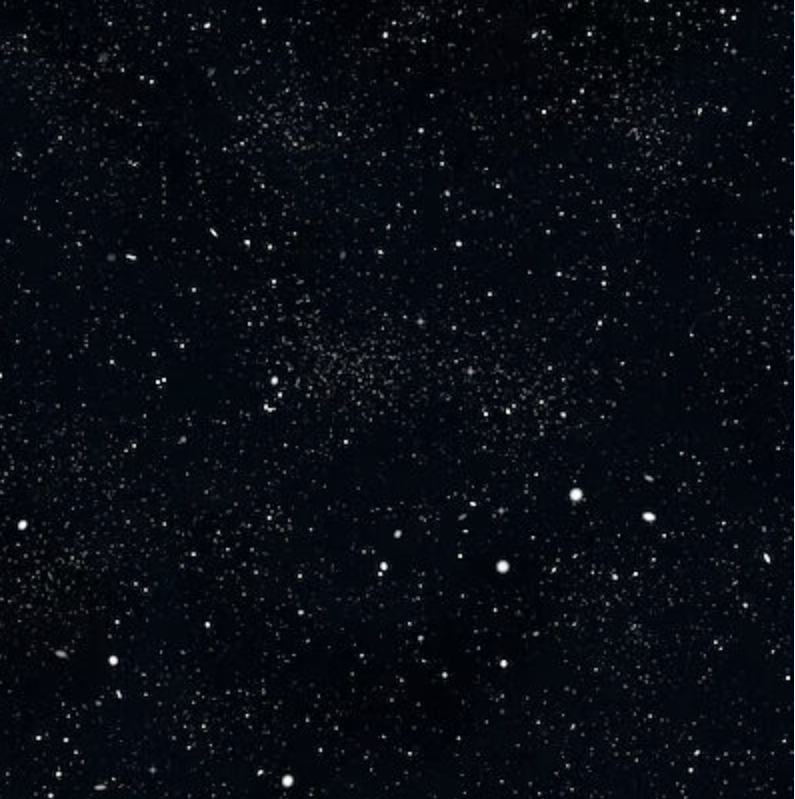
#> input picture FOND_CIEL.png, 795 x 799 px
$ python comete_syst.py
#> lines starting #> are read from the running program, lines starting #| are printed output that depends on the picture
### RESOL_2D.py
import numpy as np
import random
from scipy.integrate import solve_ivp

##################################### Donéees####################################
# constante gravitationnelle adaptée aux ua et aux années
G = ((6.67428E-11)*(1/149597870700)**3)*(365.25*24*3600)**(2)

# distance résiduelles (pour éviter de diviser par 0)
e = 1E-2
#################################################################################

# Système différentiel à résoudre


def syst_diff(t, Veck, Nb_corps, Mass_corps):
    """int,list,int,int list-> float np.array
    transforme position et vitesse en vitesse et accélération
    application des lois fondamentales de la physique"""
#> called with t = 0, Veck = array of shape (40,), Nb_corps = 10, Mass_corps = array of shape (10,)
    # Yk correspond aux positions à l'instant k sous la forme [pos masse 1, pos masse 2,vitesse masse 1, vitesse masse 2]
    vitesse = [Veck[i] for i in range(2*Nb_corps, 4*Nb_corps)]
    acceleration = []
    # acceleration = [0 for _ in range(2*N)]
    # X1, Y1, X2, Y2 = [Yk[i] for i in range(2*N)]
    for i in range(Nb_corps):
        ax = 0
        ay = 0
        for j in range(Nb_corps):
            if j != i:
                projx = Veck[2*i]-Veck[2*j]
                projy = Veck[2*i+1]-Veck[2*j+1]
                dist = ((Veck[2*j]-Veck[2*i])**2 +
                        (Veck[2*j+1]-Veck[2*i+1])**2)**(3/2)+e
                # Somme toute les contributions sur x
                ax += Mass_corps[j]*projx/dist
                # Somme toute les contributions sur y
                ay += Mass_corps[j]*projy/dist
        acceleration.append(ax*(-G))
        acceleration.append(ay*(-G))
    # Vecteur sous la forme [vxm1, vym1,vxm2, vym2,axm1, aym1,axm2, aym2]
    VeckDer = np.append(vitesse, acceleration)
    return VeckDer  # retourne le vecteur dérivé du vecteur Veck


def resolution(V0, time_max, nb_values, Nb_corps, Mass_corps):
    """int list, int,int,int,int->bunch object with the foolowing fields defined: t=ndarray,shape
    y:ndarray,shape
    ...
    résoud le système diff"""
    t = np.linspace(0, time_max, nb_values)
    # Solution du système différentiel
    solution = solve_ivp(
        syst_diff, [t[0], t[-1]], V0, t_eval=t, args=(Nb_corps, Mass_corps))
    return (solution)


################# TEST#################################
tf = 10
nb_valeurs = 500
N = 12
m = np.random.uniform(1E27, 1E30, N)
rint_pos = 5
pos0 = np.random.uniform(-rint_pos, rint_pos, 2*N)
rint_vit = 1
vit0 = np.random.uniform(-rint_vit, rint_vit, 2*N)
V0 = np.append(pos0, vit0)  # Vecteur à l'instant 0
#####################################################

# print(resolution(V0,tf,nb_valeurs,N,m))

### comete_syst.py
from RESOL_2D import resolution
import matplotlib.colors as mcolo
import matplotlib.image as mpimg
from scipy.integrate import solve_ivp
from matplotlib import animation
import matplotlib.pyplot as plt
import numpy as np
import random
from matplotlib.widgets import Slider
import math


def Anim_2D_comete(V0, time_max, nb_values, Nb_corps, Mass_corps):
    """int np.array,int,int,int,int-> matplolib object
    renvoie une simulation du système solaire avec les paramètres considérés"""

    # couleurs des planètes
    colors_p = ['#FCE570', '#8c8c94', '#ebe0c6', '#6b93d6', '#c67b5c', '#d8ca9d',
                '#c4b08b', '#d1e7e7', '#5b5ddf', 'blue']  # liste couleurs de nos planètes

    solution = resolution(V0, time_max, nb_values, Nb_corps, Mass_corps)

    long_train = 1000  # taille de la trainée

    fig = plt.figure()  # création de la figure et des axes
    axes = plt.axes()

    # on calcule la taille de la fenêtre d'affichage

    x0min = min(V0[0:2*Nb_corps:2])
    x0max = max(V0[0:2*Nb_corps:2])
    y0min = min(V0[1:2*Nb_corps:2])
    y0max = max(V0[1:2*Nb_corps:2])

    borne0 = max(abs(x0min), abs(x0max), abs(y0min), abs(y0max))

    axes.set_xlim(-borne0*1.1, 1.1*borne0)
    axes.set_ylim(-borne0*1.1, 1.1*borne0)
    axzoom = plt.axes([0.87, 0.1, 0.02, 0.6])

    szoom = Slider(axzoom, 'Zoom', 0, 100,
                   valinit=1, orientation='vertical', valstep=[n for n in range(1, 101)])  # création d'un curseur pour zoomer dans la simulation

    def MAJ_zoom(val):
        lim = 1.1*borne0
        new_lim = lim/szoom.val
        axes.set_xlim(-new_lim, new_lim)
        axes.set_ylim(-new_lim, new_lim)
        fig.canvas.draw_idle()
    szoom.on_changed(MAJ_zoom)

    plt.xlabel("x (UA)")
    plt.ylabel("y (UA)")

    def anim(k):
        for j in range(Nb_corps-1):
            # distance entre l'astre et le soleil pour rendre la longueur de la trainée proportionnelle
            dist_sol = math.ceil(
                (solution.y[2*j, k]**2+solution.y[2*j+1, k]**2)**(1/2))
            # permet de tracer les points avec la trainé en traçant la ligne( trainée proportionnelle à la distance au soleil)
            lignes[j].set_data([solution.y[2*j, k:max(1, k-(long_train*dist_sol**2)):-1]],
                               [solution.y[2*j+1, k:max(1, k-(long_train*dist_sol**2)):-1]])
        j = Nb_corps-1
        lignes[j].set_data([solution.y[2*j, k:0:-1]],
                           [solution.y[2*j+1, k:0:-1]])
        plt.title("Système solaire à t = " +
                  str(round(solution.t[k], 1)) + " ans", x=-15, y=1.35)

    lignes = [axes.plot([], [], "o-", markersize=10, markevery=10000, color=colors_p[0], lw=1)[0]]+[axes.plot([], [], "o-", markersize=4, markevery=1000000, color=colors_p[i], lw=1,)[0]
                                                                                                    for i in range(1, Nb_corps-1)]+[axes.plot([], [], "o--", markersize=4, markevery=1000000, color=colors_p[Nb_corps-1], lw=1)[0]]  # couleur de chaque planète
    saut = 10000  # sauter des frames pour accélérer l'animation
    anim2D = animation.FuncAnimation(
        fig, anim, frames=[k for k in range(0, nb_valeurs, saut)], interval=1, blit=False, cache_frame_data=False)
    img_path = "FOND_CIEL.png"
    img_fond = mpimg.imread(img_path)
#> img_fond is the input picture: shape (799, 795, 4) float32; mean R, G, B, A 0.0336, 0.0484, 0.0731, 1
    # affichage image de fond
    axes.imshow(img_fond, extent=[-1.1*borne0,
                1.1*borne0, -1.1*borne0, 1.1*borne0])

    plt.legend(lignes, ['Soleil', 'Mercure', 'Venus', 'Terre',
               'Mars', 'Jupiter', 'Saturne', 'Uranus', 'Neptune', 'comète'], bbox_to_anchor=(-35, 0, 0.5, 1))  # affichage de la légende
    '''
    ############################# Enregistrement GIF####################################
    writergif = animation.PillowWriter(fps=30)
    anim2D.save("./comete.gif", writer=writergif)
    ####################################################################################
    '''

    plt.show()
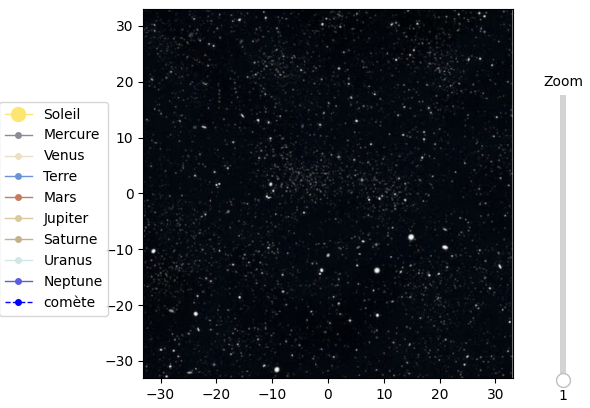
#> figure drawn by matplotlib, 2 panels
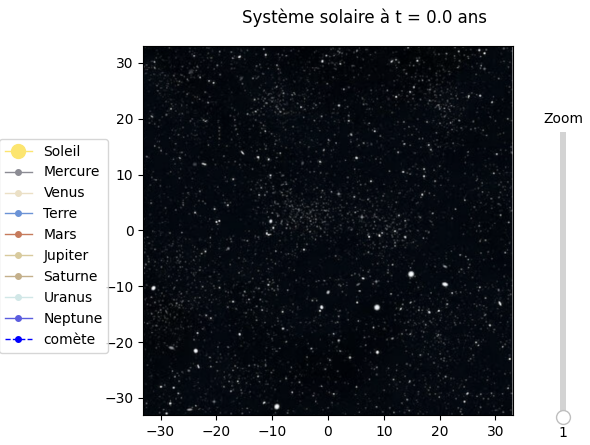
#> figure drawn by matplotlib, 2 panels
    return


################# TEST#################################
tf = 80
nb_valeurs = 1000000

msol = np.array([1.9891e30, 3.302e23, 4.8685e24, 5.9736e24,
                 6.4185e23, 1.8986e27, 5.6846e26, 8.6810e25, 1.0243e26])
c = 1E14
m = np.append(msol, c)
N = len(m)
pos0sol = np.array([0, 0, 3.52236e10, -4.5987e10, 0, 1.08208930e11, -1.495978875e11, 0, 0, -2.27936637e11,
                    7.78412027e11, 0, 0, 1.421179772e12, -2.876679082e12, 0, 0, -4.503443661e12])

pos0sol = pos0sol*(1/149597870700)
# changment d'unité
pc = np.array([0.5, 0.5])
pos0 = np.append(pos0sol, pc)
vit0sol = np.array([0, 0, 3.08175e4, 2.686828e4, -3.502e4, 0, 0, -29291, 24077,
                    0, 0, 13057.2, -9644.6, 0, 0, -6.81e3, 5431.7, 0])
vit0sol = vit0sol*(365.25*24*3600)*(1/149597870700)  # changment d'unité
theta = np.arctan(pc[0]/pc[1])
norme_vit = 10.43
vit_com = np.array([-np.cos(theta), np.sin(theta)])*norme_vit
vit0 = np.append(vit0sol, vit_com)
V0 = np.append(pos0, vit0)  # Vecteur à l'instant 0

#####################################################
if __name__ == "__main__":
    Anim_2D_comete(V0, tf, nb_valeurs, N, m)
